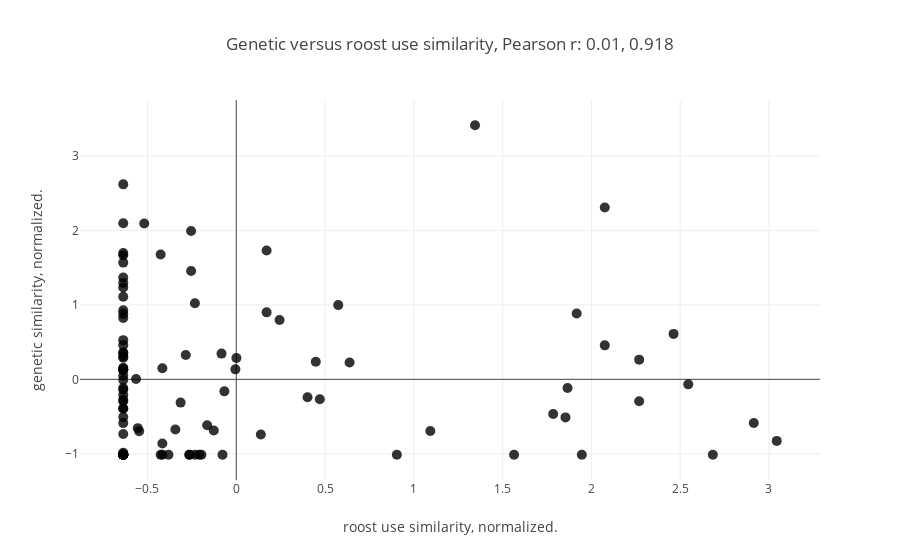

Notebook code cell kept with this figure:
### Markdown cell above
### ii. Linear.

### Code cell
### get ana's data onto matrix format, extract sorted vector to compare with others.

Ana_mat= np.array([[Anatree[y][x] for x in Ana_names] for y in Ana_names])
iuANA= np.triu_indices(Ana_mat.shape[0],1)
roost_diss_vector= Ana_mat[iuANA]

## get the same vector from genetic distances.
Ana_gen= np.array([[Ind_asso[y][x] for x in Ana_names] for y in Ana_names])
gen_dist_vector= Ana_gen[iuANA]

### now we normalize each and calculate Pearson's r.
roost_diss_vector= scale(roost_diss_vector)
gen_dist_vector= scale(gen_dist_vector)

pear_stat= pearsonr(roost_diss_vector,gen_dist_vector)
## Now we plot one against the other before proceeding to a test of it's significance.

fig_gen_to_dist= [go.Scatter(
    x= roost_diss_vector,
    y= gen_dist_vector,
    mode= "markers",
    marker= {
    'line': {'width': 0},
    'size': 10,
    'symbol': 0,
    'color': 'black',
  "opacity": .8
  }
)]

layout= go.Layout(
    title= 'Genetic versus roost use similarity, Pearson r: {}, {}'.format(round(pear_stat[0],3),round(pear_stat[1],3)),
    xaxis= dict(
        title= 'roost use similarity, normalized.'
    ),
    yaxis= dict(
        title= 'genetic similarity, normalized.'
    )
)


fig = go.Figure(data=fig_gen_to_dist, layout=layout)
iplot(fig)

### Figure 1 — Plotly figure (JSON) as saved in the notebook; plotly's stock layout.template omitted (floating-point values rounded to 4 significant figures)
{"data": [{"marker": {"color": "black", "line": {"width": 0}, "opacity": 0.8, "size": 10, "symbol": 0}, "mode": "markers", "type": "scatter", "uid": "49fe0c84-874b-4fc1-9582-5ca5a650f59d", "x": [0.4477, -0.6365, -0.4259, -0.6365, -0.6365, -0.2545, 0.638, 1.093, 0.9043, -0.6365, -0.5644, -0.6365, -0.6365, -0.6365, -0.6365, -0.6365, -0.6365, -0.6365, -0.6365, 2.269, 2.914, 1.345, -0.6365, -0.06706, -0.5469, -0.5547, -0.6365, -0.2332, 0.1707, 0.5741, -0.2332, -0.6365, -0.6365, -0.6365, -0.6365, -0.6365, -0.6365, -0.6365, -0.6365, -0.07771, -0.2641, -0.2641, -0.6365, -0.6365, -0.6365, -0.6365, -0.6365, -0.6365, -0.6365, -0.6365, 0.4705, -0.5184, -0.6365, -0.6365, -0.6365, -0.6365, -0.6365, -0.6365, -0.6365, -0.6365, -0.1639, -0.6365, -0.6365, -0.4259, -0.3431, -0.08304, -0.2845, -0.3135, 0.1383, -0.6365, -0.6365, -0.005078, -0.2545, -0.2094, 0.0007333, -0.3818, 0.1707, 1.946, 1.785, -0.6365, -0.1266, -0.6365, -0.6365, -0.6365, 2.269, -0.6365, 0.4012, -0.6365, -0.6365, -0.6365, -0.4162, -0.4162, 0.2438, -0.1964, -0.4162, 1.854, 1.564, 1.866, 2.075, 2.545, 2.684, 2.075, 1.917, 2.463, 3.044], "y": [0.2353, 0.1565, 1.677, 1.569, -1.014, 1.994, 0.2273, -0.6948, -1.014, 1.668, 0.004994, -1.014, -1.014, 2.099, 0.1219, 0.362, 0.9288, -1.014, 0.2893, 0.2645, -0.5867, 3.415, -0.1164, -0.1615, -0.6965, -0.6558, -0.009178, -1.014, 0.9005, 0.9979, 1.023, -1.014, -1.014, -1.014, -0.2758, -0.5885, -1.014, 0.8801, -1.014, -1.014, -1.014, -1.014, 0.3035, 1.296, 0.0484, 1.697, 1.11, -0.5079, 0.5267, 2.621, -0.2678, 2.095, -0.7337, 0.3496, -0.3909, 0.4594, -1.014, -0.3918, -1.014, 0.137, -0.6168, -1.014, -1.014, -1.014, -0.6744, 0.346, 0.3274, -0.313, -0.7417, -1.014, 0.1361, 0.1343, 1.457, -1.014, 0.2858, -1.014, 1.732, -1.014, -0.4653, 1.368, -0.6886, -0.988, -0.2102, 0.8261, -0.2953, -0.1403, -0.2404, -0.2935, -1.014, 1.234, -0.8622, -1.014, 0.7969, -1.014, 0.1494, -0.5114, -1.014, -0.1172, 0.4567, -0.06764, -1.014, 2.311, 0.8846, 0.6109, -0.8276]}], "layout": {"title": {"text": "Genetic versus roost use similarity, Pearson r: 0.01, 0.918"}, "xaxis": {"title": {"text": "roost use similarity, normalized."}}, "yaxis": {"title": {"text": "genetic similarity, normalized."}}}}
